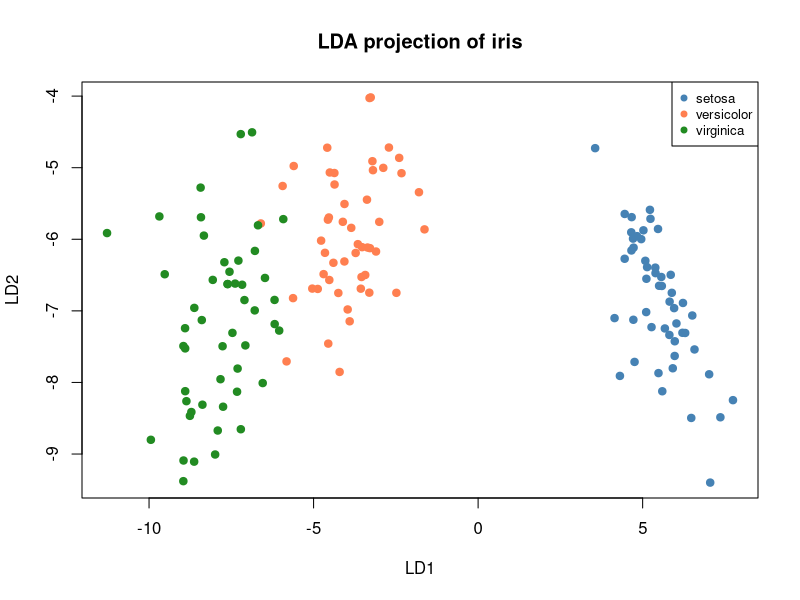

This chart was generated by the following R code:
## ---- chunk 1
#| include: false
needed <- c("MASS")
to_install <- setdiff(needed, rownames(installed.packages()))
if (length(to_install) > 0) install.packages(to_install)
invisible(lapply(needed, library, character.only = TRUE))
set.seed(42)
## ---- chunk 2
# The toy data: 6 fish, 2 species
species <- c("trout","trout","trout","bass","bass","bass")
length  <- c(2, 4, 3, 6, 8, 7)
weight  <- c(1, 2, 1, 5, 6, 5)

# Step 1: priors (class frequencies)
n_trout <- 3; n_bass <- 3; n <- 6
pi_trout <- n_trout / n    # 0.5
pi_bass  <- n_bass / n     # 0.5
c(pi_trout = pi_trout, pi_bass = pi_bass)

# Step 2: class means
mu_trout <- c(mean(length[1:3]), mean(weight[1:3]))   # (3.0, 1.33)
mu_bass  <- c(mean(length[4:6]), mean(weight[4:6]))    # (7.0, 5.33)
rbind(trout = mu_trout, bass = mu_bass)

# Step 3: Euclidean distance to each center (ignoring covariance for now)
new_fish <- c(5, 3)
dist_trout <- sqrt(sum((new_fish - mu_trout)^2))   # ~2.6
dist_bass  <- sqrt(sum((new_fish - mu_bass)^2))     # ~3.1
c(dist_trout = round(dist_trout, 2), dist_bass = round(dist_bass, 2))
## ---- chunk 3
# The toy data again
trout_x <- cbind(c(2, 4, 3), c(1, 2, 1))   # 3 fish x 2 measurements
bass_x  <- cbind(c(6, 8, 7), c(5, 6, 5))

# Class means
mu_t <- colMeans(trout_x)   # (3.0, 1.333)
mu_b <- colMeans(bass_x)    # (7.0, 5.333)

# POOLED covariance: average the within-class covariance matrices
#  (each has n_k - 1 = 2 degrees of freedom; pool = sum of deviations / (n - K))
S_t <- cov(trout_x)   # within-trout covariance
S_b <- cov(bass_x)    # within-bass covariance
Sigma_pooled <- ((3 - 1) * S_t + (3 - 1) * S_b) / (6 - 2)
Sigma_pooled

# Inverse of pooled covariance
Sigma_inv <- solve(Sigma_pooled)

# Discriminant scores at x = (5, 3)
x_new <- c(5, 3)
pi_t <- 0.5; pi_b <- 0.5

delta_trout <- as.numeric(x_new %*% Sigma_inv %*% mu_t
  - 0.5 * mu_t %*% Sigma_inv %*% mu_t + log(pi_t))
delta_bass <- as.numeric(x_new %*% Sigma_inv %*% mu_b
  - 0.5 * mu_b %*% Sigma_inv %*% mu_b + log(pi_b))

c(delta_trout = round(delta_trout, 3), delta_bass = round(delta_bass, 3))
# The larger score wins
## ---- chunk 4
trout_x <- cbind(c(2, 4, 3), c(1, 2, 1))
bass_x  <- cbind(c(6, 8, 7), c(6, 4, 6))   # different covariance from trout
cat("Trout covariance:\n"); print(cov(trout_x))
cat("Bass covariance:\n");  print(cov(bass_x))
## ---- chunk 5
# Naive Bayes for our toy fish — each predictor separately
trout_len <- c(2, 4, 3); trout_wt <- c(1, 2, 1)
bass_len  <- c(6, 8, 7); bass_wt  <- c(5, 6, 5)

# Density at new fish (5, 3) under each class, assuming independence
nb_trout <- dnorm(5, mean(trout_len), sd(trout_len)) *
            dnorm(3, mean(trout_wt),  sd(trout_wt))
nb_bass  <- dnorm(5, mean(bass_len),  sd(bass_len)) *
            dnorm(3, mean(bass_wt),   sd(bass_wt))
cat("NB density — trout:", round(nb_trout, 6), " bass:", round(nb_bass, 6), "\n")
cat("NB classifies as:", ifelse(nb_trout > nb_bass, "trout", "bass"), "\n")
## ---- chunk 6
# Confirm our hand result matches MASS::lda()
library(MASS)
species <- factor(c("trout","trout","trout","bass","bass","bass"))
fish_data <- data.frame(length = c(2,4,3,6,8,7), weight = c(1,2,1,5,6,5))
fit <- lda(species ~ length + weight, data = fish_data)

# Based on our hand calculation, which species should this return?
mass_result <- as.character(predict(fit, newdata = data.frame(length = 5, weight = 3))$class)

# Our hand computation (from the baked chunk above)
trout_x <- cbind(c(2,4,3), c(1,2,1)); bass_x <- cbind(c(6,8,7), c(5,6,5))
S_pool <- ((2)*cov(trout_x) + (2)*cov(bass_x)) / 4; S_inv <- solve(S_pool)
mu_t <- colMeans(trout_x); mu_b <- colMeans(bass_x); x <- c(5, 3)
d_t <- as.numeric(x %*% S_inv %*% mu_t - 0.5 * mu_t %*% S_inv %*% mu_t)
d_b <- as.numeric(x %*% S_inv %*% mu_b - 0.5 * mu_b %*% S_inv %*% mu_b)
hand_result <- ifelse(d_t > d_b, "trout", "bass")

cat("Hand computation:", hand_result, "\n")
cat("MASS::lda():    ", mass_result, "\n")
cat("Match:", hand_result == mass_result, "\n")
## ---- chunk 7
# At what length does the class flip? (weight = 3)
library(MASS)
species <- factor(c("trout","trout","trout","bass","bass","bass"))
fish_data <- data.frame(length = c(2,4,3,6,8,7), weight = c(1,2,1,5,6,5))
fit <- lda(species ~ length + weight, data = fish_data)

# Try a range of lengths at weight = 3
for (len in 3:7) {
  pred <- predict(fit, newdata = data.frame(length = len, weight = 3))
  cat("length =", len, "→", as.character(pred$class),
      " posterior:", round(pred$posterior, 3), "\n")
}
## ---- chunk 8
#| fig-alt: "LDA projection of the iris dataset onto the first two discriminant axes, showing three species as colored clusters: setosa clearly separated, versicolor and virginica partially overlapping."
library(MASS)
fit_iris <- lda(Species ~ ., data = iris)

# Project onto the discriminant axes
proj <- as.matrix(iris[, 1:4]) %*% fit_iris$scaling
cols <- c(setosa = "steelblue", versicolor = "coral", virginica = "forestgreen")
plot(proj[, 1], proj[, 2], col = cols[iris$Species], pch = 19,
     xlab = "LD1", ylab = "LD2", main = "LDA projection of iris")
legend("topright", legend = names(cols), col = cols, pch = 19, cex = 0.8)

# Accuracy on training data
preds <- predict(fit_iris)$class
cat("Training accuracy:", mean(preds == iris$Species), "\n")
